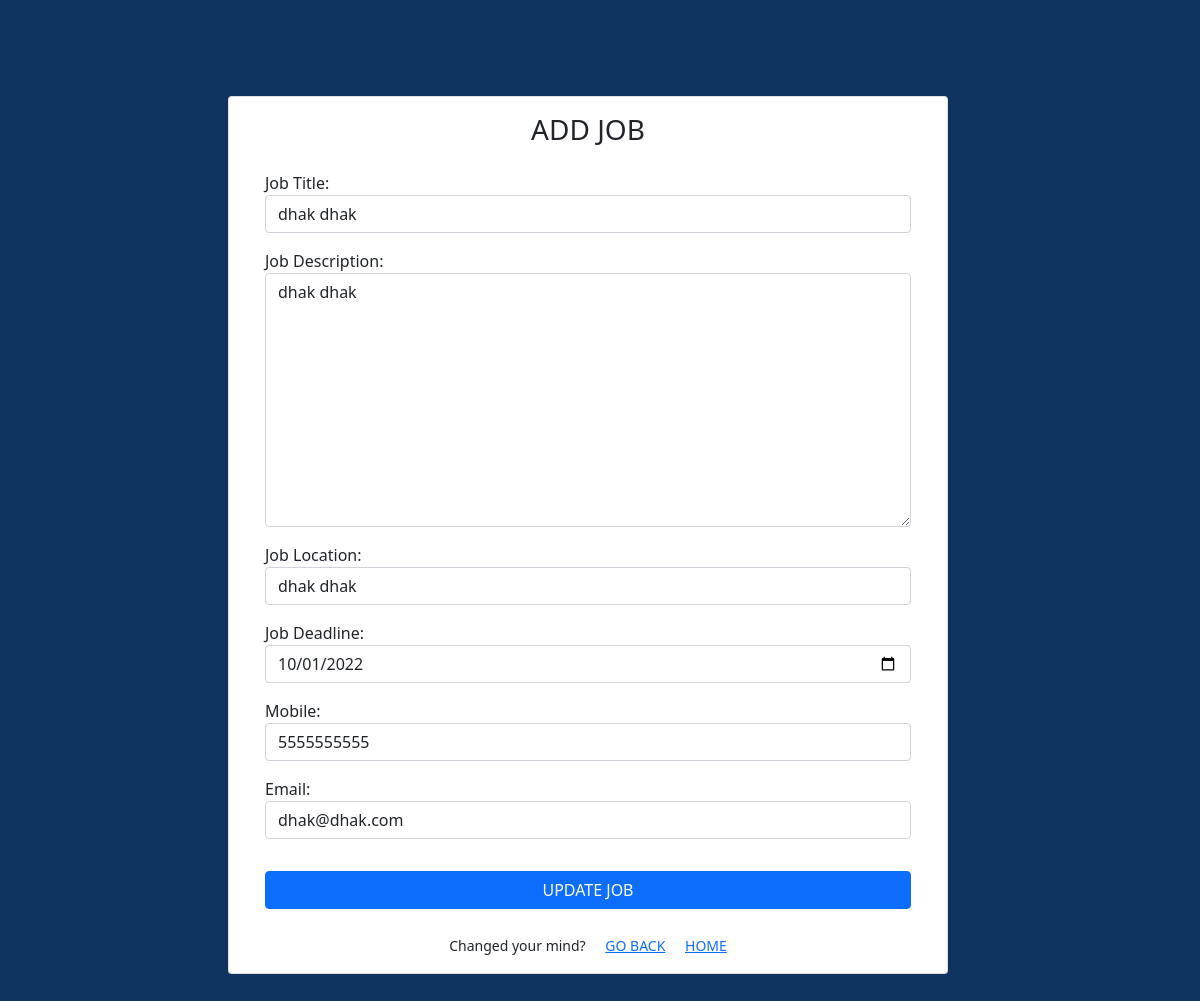
The app's page /editjob/1/13 (signed in), older data.
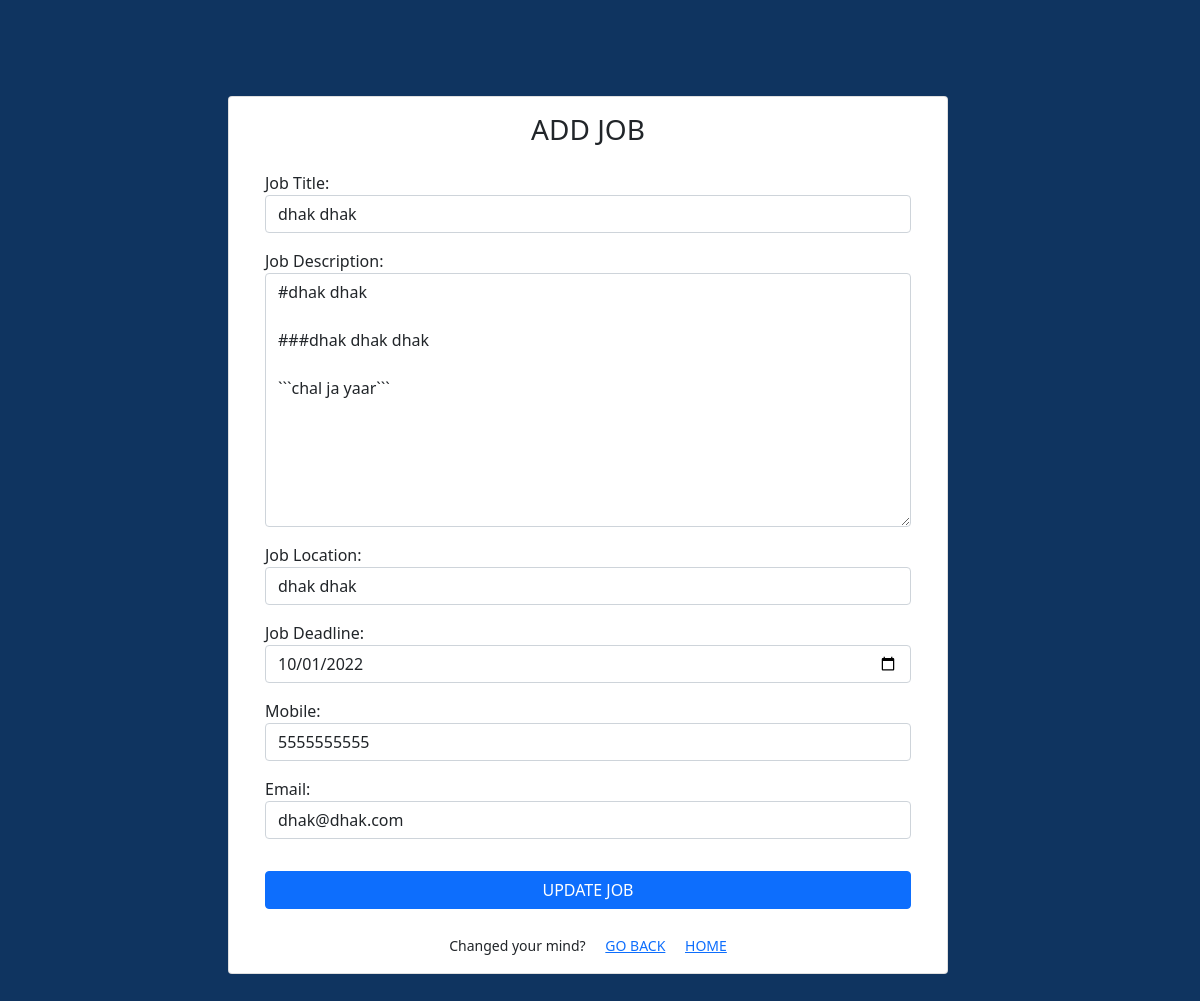
The same page, newer data.
### board/models.py (models this page shows, shortened)
class Job(models.Model):
    title = models.CharField(max_length=250)
    description = models.TextField(max_length=500)
    location = models.CharField(max_length=250)
    deadline = models.DateField()
    mobile = models.CharField(max_length=10)
    email = models.EmailField()
    is_archieved = models.BooleanField(default=False)
    people = models.ManyToManyField(get_user_model())

### board/views.py (the view)
# urls.py: path('editjob/<int:id>/<int:jobid>', views.edit_job, name='edit_job'),
def edit_job(req, id, jobid):
    user_group = Group.objects.get(name = 'Terraformers')
    if req.user.is_authenticated and user_group == req.user.groups.all()[0]:
        if req.method == 'POST':
            job = Job.objects.get(pk=jobid)
            fm = JobCreationForm(req.POST, instance=job)
            if fm.is_valid():
                messages.success(req, "Job updated successfully!")
                fm.save()
                return HttpResponseRedirect('/dashboard/%i' % id)
        else:
            job = Job.objects.get(pk=jobid)
            fm = JobCreationForm(instance=job)
            return render(req, "edit_job.html", {'group': id, 'form': fm})
    else:
        messages.warning(req, "You are not authorized to edit a job")
        return HttpResponseRedirect('/')

### board/forms.py
class JobCreationForm(forms.ModelForm):
    class Meta:
        model = Job
        fields = ['title', 'description', 'location', 'deadline', 'mobile', 'email']
        labels = {
            'title': 'Job Title',
            'description': 'Job Description',
            'location': 'Job Location',
            'deadline': 'Job Deadline',
            'mobile': 'Mobile',
            'email': 'Email',
        }
        widgets = {
            'title': forms.TextInput(attrs={'class': 'form-control'}),
            'description': forms.Textarea(attrs={'class': 'form-control'}),
            'location': forms.TextInput(attrs={'class': 'form-control'}),
            'deadline': forms.DateInput(attrs={'class': 'form-control', 'type': 'date'}),
            'mobile': forms.TextInput(attrs={'class': 'form-control'}),
            'email': forms.EmailInput(attrs={'class': 'form-control', 'type': 'email'}),
        }

### board/templates/edit_job.html (shortened to what this page needs)
{% extends 'base.html' %}
{% load static %}
{% block content %}
<div class="row">
    <div class="card my-5" style="width: 45rem">
        <div class="mx-4 mt-3">
            <h3 class="text-center">ADD JOB</h3>
        </div>
        <form action="" method="POST">
            <div class = "mx-4 mt-3">
                {% for fm in form %}
                <div class="form-group">
                    <div class="mt-3">
                        {{fm.label_tag}} {{fm}} <small class="text-danger">{{fm.errors|striptags}}</small>
                    </div>
                </div>
                {% endfor %}
                <div class="d-grid gap-2 mt-3">
                    <input type="submit" class="mt-3 btn btn-primary custom-bg" value="UPDATE JOB">
                </div>
                <div class="mx-4 mt-4 mb-3 text-center">
                    <small>Changed your mind? <a href="{%url 'dashboard' group %}" class="link ms-3">GO BACK</a> </small>
                    <small class = "ms-3"><a href="{%url 'home' %}" class="link">HOME</a></small>
                </div>
            </div>
        </form>
    </div>
</div>
{% endblock content %}

Row changes from the older to the newer data that the page shows:
changed Job "dhak dhak": description "dhak dhak" → "#dhak dhak ###dhak dhak dhak ```chal ja yaar```"
